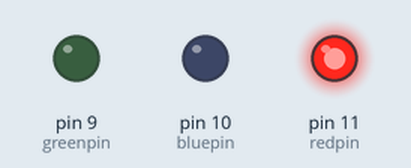
A sketch run on a simulated Arduino Uno, built with avr-gcc and run on an emulated ATmega328P. On the bench: output pins drawn as LEDs (lit = HIGH).

Above: at 0.2 s.
At 0.7 s:
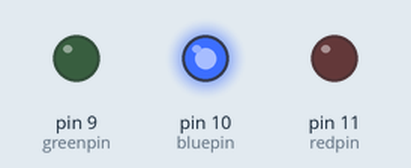
At 2.7 s:
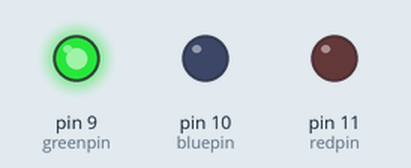
Timing chart, 0 to 3.5 s (numbered marks = the images above):
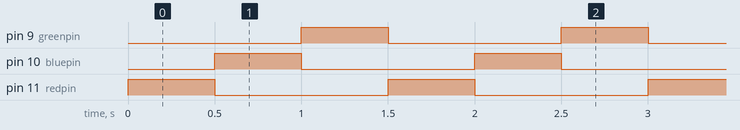

Measured:
- by itself, pin 9 (greenpin), pin 10 (bluepin), pin 11 (redpin): alternates HIGH for 0.50 s and LOW for 1.0 s
- by itself, everything shown: repeats every 1.5 s, in 3 steps

The sketch:

code.ino
```cpp
int redpin = 11; //select the pin for the red LED
int bluepin =10; // select the pin for the  blue LED
int greenpin =9;// select the pin for the green LED


void setup() {
  pinMode(redpin, OUTPUT);
  pinMode(bluepin, OUTPUT);
  pinMode(greenpin, OUTPUT);

}

void loop()
{

   analogWrite(11, 255);
   analogWrite(10, 0);
   analogWrite(9, 0);
   delay(500);


   analogWrite(11, 0);
   analogWrite(10, 255);
   analogWrite(9, 0);
   delay(500);

     analogWrite(11, 0);
   analogWrite(10, 0);
   analogWrite(9, 255);
   delay(500);


}
```
